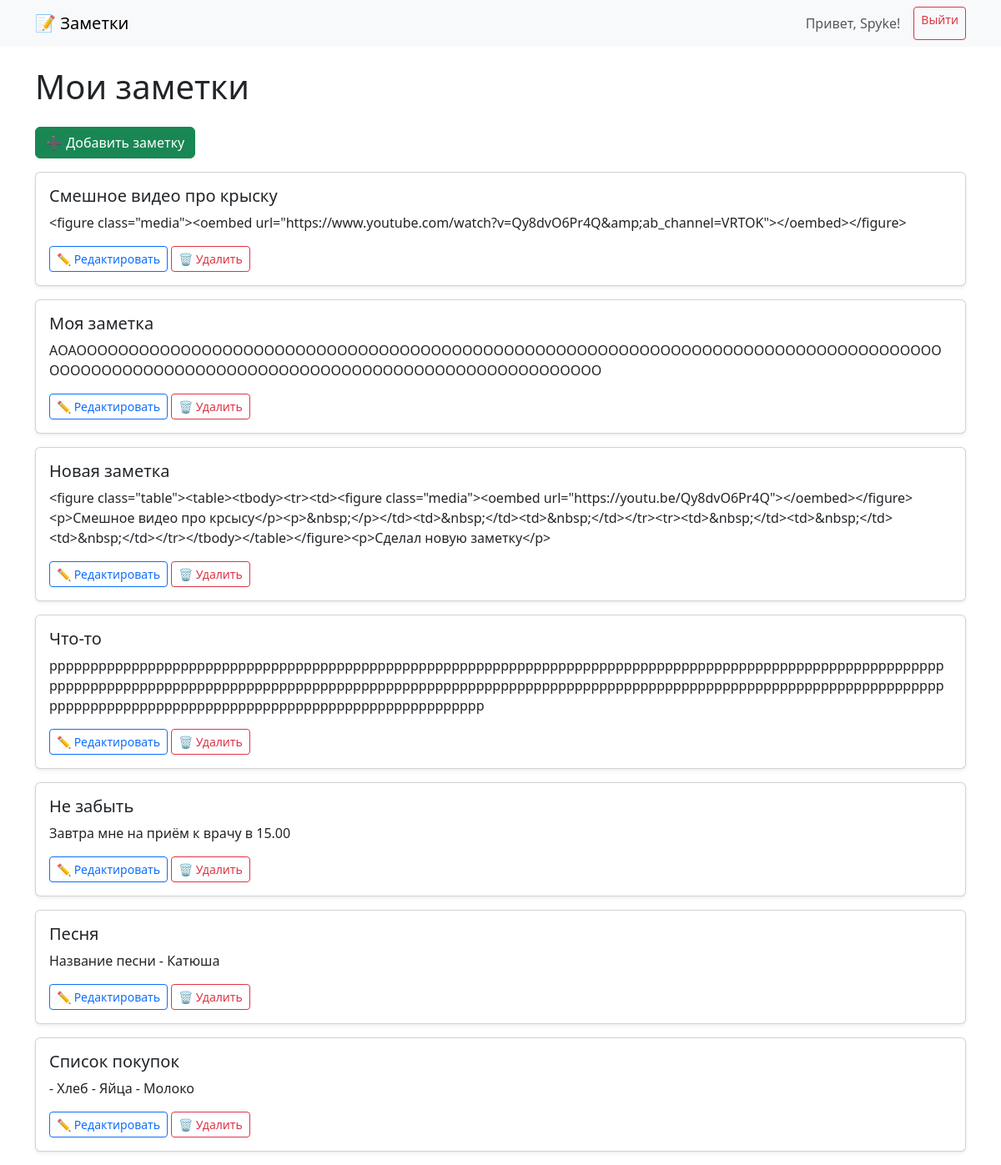
The page / (signed in) on the database its author committed.
### notes/models.py (models this page shows, shortened)
class Note(models.Model):
    user = models.ForeignKey(User, on_delete=models.CASCADE)
    title = models.CharField(max_length=200)
    content = CKEditor5Field('Content', config_name='default')  # Используем CKEditor5Field
    image = models.ImageField(upload_to='note_images/', blank=True, null=True)
    created_at = models.DateTimeField(auto_now_add=True)

### notes/views.py (the view)
# urls.py: path('', views.home, name='home'),
def home(request):
    if request.user.is_authenticated:
        notes = Note.objects.filter(user=request.user).order_by('-created_at')
        return render(request, 'home.html', {'notes': notes})
    else:
        guest_notes = [
            {"title": "Добро пожаловать!", "content": "Зарегистрируйтесь, чтобы сохранять свои заметки."},
            {"title": "Пример заметки", "content": "Это демо-заметка. Зарегистрируйтесь, чтобы создать свою!"},
        ]
        return render(request, 'home.html', {'notes': guest_notes, 'guest_mode': True})

### templates/home.html (shortened to what this page needs)
{% extends 'base.html' %}
{% block content %}
{% if user.is_authenticated %}
  <h1 class="mb-4">Мои заметки</h1>
  <a class="btn btn-success mb-3" href="{% url 'add_note' %}">➕ Добавить заметку</a>
  {% if notes %}
    {% for note in notes %}
      <div class="card mb-3 shadow-sm">
        <div class="card-body">
          <h5 class="card-title">{{ note.title }}</h5>
          <p class="card-text">{{ note.content }}</p>
          <a href="{% url 'edit_note' note.id %}" class="btn btn-sm btn-outline-primary">✏️ Редактировать</a>
          <form action="{% url 'delete_note' note.id %}" method="post" style="display: inline;">
            <button type="submit" class="btn btn-sm btn-outline-danger">🗑️ Удалить</button>
          </form>
        </div>
      </div>
    {% endfor %}
  {% else %}
    <p>У вас пока нет заметок. Создайте первую!</p>
  {% endif %}
{% endif %}
{% endblock %}

### templates/base.html (shortened to what this page needs)
<!DOCTYPE html>
<html lang="ru">
<head>
    <link href="https://cdn.jsdelivr.net/npm/bootstrap@5.3.3/dist/css/bootstrap.min.css" rel="stylesheet">
    {% load static %}
</head>
<body>
    <nav class="navbar navbar-expand-lg navbar-light bg-light mb-4">
        <div class="container">
            <a class="navbar-brand" href="{% url 'home' %}">📝 Заметки</a>
            <div class="d-flex ms-auto">
                {% if user.is_authenticated %}
                    <span class="navbar-text me-3">Привет, {{ user.username }}!</span>
                    <a class="btn btn-outline-danger btn-sm" href="{% url 'logout' %}">Выйти</a>
                {% else %}
                    <a class="btn btn-outline-primary btn-sm me-2" href="{% url 'login' %}">Вход</a>
                    <a class="btn btn-outline-success btn-sm" href="{% url 'register' %}">Регистрация</a>
                {% endif %}
            </div>
        </div>
    </nav>
    <div class="container">
        {% block content %}{% endblock %}
    </div>

### rows shown on the page
Note: title "Смешное видео про крыску", content "<figure class=\"media\"><oembed url=\"https://www.youtube.com/watch?v=Qy8dvO6Pr4Q&amp;ab_channel=VRTOK\"></oembed></figure>"
Note: title "Моя заметка", content "АОАОООООООООООООООООООООООООООООООООООООООООООООООООООООООООООООООООООООООООООООООООООООООООООООООООООООООООООООООООООООООООООООООООООООООО"
Note: title "Новая заметка", content "<figure class=\"table\"><table><tbody><tr><td><figure class=\"media\"><oembed url=\"https://youtu.be/Qy8dvO6Pr4Q\"></oembed></figure><p>Смешное видео про крсысу</p><p>&nbsp;</p></td><td>&nbsp;</td><td>&nbsp;</td></tr><tr><td>&nbsp;</td><td>&nbsp;</td><td>&nbsp;</td></tr></tbody></table></figure><p>Сделал новую заметку</p>"
Note: title "Что-то", content "ррррррррррррррррррррррррррррррррррррррррррррррррррррррррррррррррррррррррррррррррррррррррррррррррррррррррррррррррррррррррррррррррррррррррррррррррррррррррррррррррррррррррррррррррррррррррррррррррррррррррррррррррррррррррррррррррррррррррррррррррррррррррррррррррррррррррррррррр"
Note: title "Не забыть", content "Завтра мне на приём к врачу в 15.00"
Note: title "Песня", content "Название песни - Катюша"
Note: title "Список покупок", content "- Хлеб - Яйца - Молоко"

### other values the page prints
{{ user.username }} "Spyke"
